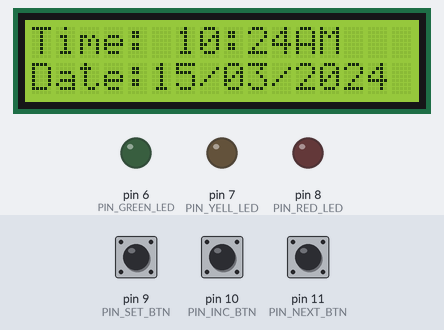
The sketch below on a simulated Arduino Uno, built with avr-gcc and run on an emulated ATmega328P. On the bench: 16×2 character LCD, output pins drawn as LEDs (lit = HIGH). The test bench sets the inputs (shaded band); at power-on: pin 9 (PIN_SET_BTN) HIGH, pin 11 (PIN_NEXT_BTN) HIGH, pin 10 (PIN_INC_BTN) HIGH. The local clock reads 2024-03-15 10:24:30 at power-on unless the sketch sets it; what the sketch prints to the serial monitor is not drawn.

Above: at 3.2 s.
3.3 s: pin 9 (PIN_SET_BTN) pulled LOW for 0.15 s
At 4.01 s:
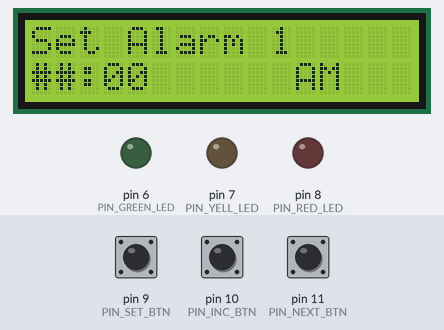
6.1 s: pin 9 (PIN_SET_BTN) pulled LOW for 1 s
At 6.74 s:
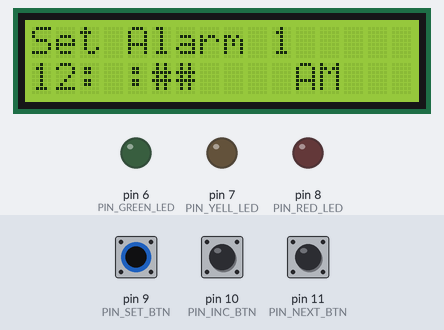
10.1 s: pin 11 (PIN_NEXT_BTN) pulled LOW for 0.15 s
At 10.85 s:
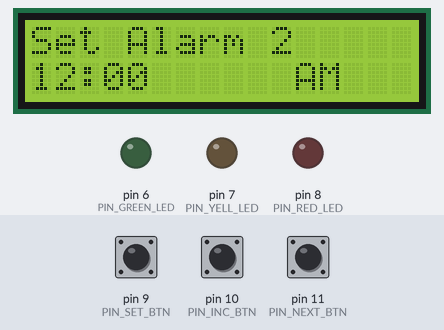
13.2 s: pin 10 (PIN_INC_BTN) pulled LOW for 0.15 s
At 13.58 s:
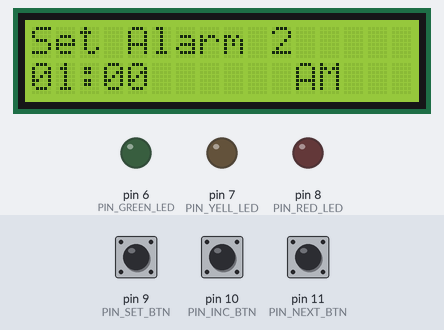
13.9 s: pin 9 (PIN_SET_BTN) pulled LOW for 0.15 s
At 14.95 s:
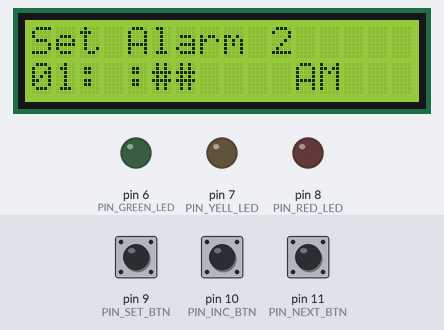
17.0 s: pin 11 (PIN_NEXT_BTN) pulled LOW for 1 s
At 17.68 s:
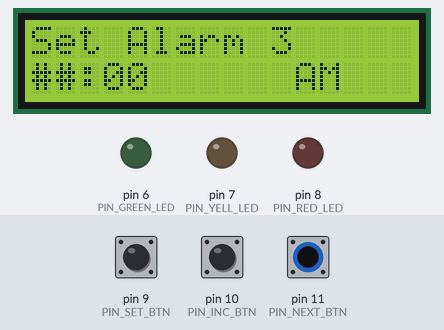
Timing chart, 0 to 20.0 s (numbered marks = the images above; inputs shaded):
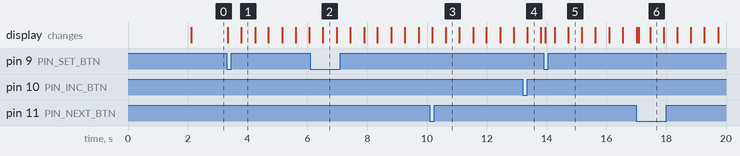

Measured:
- after the input at 3.3 s, the display: first changes at once (image 1 shows a later state)
- after the input at 6.1 s, the display: changes after 0.42 s (image 2)
- after the input at 10.1 s, the display: first changes after 0.07 s (image 3 shows a later state)
- after the input at 13.2 s, the display: changes after 0.16 s (image 4)
- after the input at 13.9 s, the display: changes after 0.06 s (image 5)
- what the display in image 1 shows lasts 0.5 s, from 3.8 s to 4.3 s
- what the display in image 3 shows lasts 0.5 s, from 10.6 s to 11.1 s

The sketch:

Arduino_Alarm_Clock_Using_RTC.ino
```cpp
#include <Wire.h>
#include <EEPROM.h>
#include <RTClib.h>
#include <LiquidCrystal_I2C.h>

// === ALARM MESSAGES ===
const char* alarmMessages[3] = {
  "ALARM 1 - GROUP A",
  "ALARM 2 - GROUP B",
  "ALARM 3 - GROUP C"
};

// === PIN DEFINITIONS ===
#define PIN_BUZZER    13
#define PIN_SET_BTN   9
#define PIN_INC_BTN   10
#define PIN_NEXT_BTN  11
#define PIN_RED_LED   8
#define PIN_YELL_LED  7
#define PIN_GREEN_LED 6

LiquidCrystal_I2C lcd(0x27, 16, 2);
RTC_DS1307 rtc;

#define EEPROM_MAGIC   10
#define EEPROM_H1      11
#define EEPROM_M1      12
#define EEPROM_H2      13
#define EEPROM_M2      14
#define EEPROM_H3      15
#define EEPROM_M3      16

enum AppState { STATE_NORMAL, STATE_SET_TIME, STATE_ALARM_ACTIVE };
enum EditField { FIELD_HOUR, FIELD_MINUTE, FIELD_AMPM };

AppState appState = STATE_NORMAL;
EditField editField = FIELD_HOUR;

// === FIXED: Added missing alarmMinute array ===
uint8_t alarmHour12[3] = {0, 0, 0};
uint8_t alarmMinute[3] = {0, 0, 0};     // ← ADDED THIS LINE
uint8_t alarmIsPM[3] = {0, 0, 0};
uint8_t currentAlarm = 0;

// === BUTTON DEBOUNCE ===
bool lastSetBtn = HIGH, lastIncBtn = HIGH, lastNextBtn = HIGH;
unsigned long lastDebounceTime = 0;
const unsigned long debounceDelay = 200;

// === ALARM TIMING ===
unsigned long alarmStartTime = 0;
uint8_t beepCount = 0;
const unsigned long BEEP_INTERVAL = 1000;
const unsigned long LED_DURATION = 60000;
const unsigned long BEEP_DURATION = 10000;

void setup() {
  Serial.begin(115200);

  pinMode(PIN_SET_BTN, INPUT_PULLUP);
  pinMode(PIN_INC_BTN, INPUT_PULLUP);
  pinMode(PIN_NEXT_BTN, INPUT_PULLUP);
  pinMode(PIN_BUZZER, OUTPUT);
  pinMode(PIN_RED_LED, OUTPUT);
  pinMode(PIN_YELL_LED, OUTPUT);
  pinMode(PIN_GREEN_LED, OUTPUT);

  allLedsOff();

  lcd.init();
  lcd.backlight();
  showSplash();

  Wire.begin();
  if (!rtc.begin()) {
    lcd.clear();
    lcd.print("RTC FAILED!");
    while(1);
  }
  if (!rtc.isrunning()) {
    rtc.adjust(DateTime(__DATE__, __TIME__));
  }

  loadAlarms();
}

void loop() {
  DateTime now = rtc.now();

  if (appState == STATE_ALARM_ACTIVE) {
    handleAlarmAdvanced(now);
    delay(50);
    return;
  }

  checkButtons(now);

  switch(appState) {
    case STATE_NORMAL:
      checkAlarms(now);
      displayTimeDate(now);
      break;

    case STATE_SET_TIME:
      handleSetTime();
      break;
  }

  delay(50);
}

void handleSetTime() {
  if (buttonPressed(PIN_INC_BTN)) {
    if (editField == FIELD_HOUR) {
      alarmHour12[currentAlarm]++;
      if (alarmHour12[currentAlarm] > 12) alarmHour12[currentAlarm] = 1;
    } else if (editField == FIELD_MINUTE) {
      alarmMinute[currentAlarm]++;
      if (alarmMinute[currentAlarm] >= 60) alarmMinute[currentAlarm] = 0;
    } else {  // FIELD_AMPM
      alarmIsPM[currentAlarm] = !alarmIsPM[currentAlarm];
    }
  }

  if (buttonPressed(PIN_SET_BTN)) {
    editField = (EditField)((editField + 1) % 3);
  }

  if (buttonPressed(PIN_NEXT_BTN)) {
    if (currentAlarm < 2) {
      currentAlarm++;
      editField = FIELD_HOUR;
    } else {
      saveAlarms();
      appState = STATE_NORMAL;
    }
  }

  displaySetTime(currentAlarm + 1);
}

void displayTimeDate(DateTime now) {
  static unsigned long lastUpdate = 0;
  if (millis() - lastUpdate < 500) return;
  lastUpdate = millis();

  lcd.clear();

  lcd.setCursor(0, 0);
  lcd.print("Time: ");

  uint8_t hour12 = now.hour() % 12;
  if (hour12 == 0) hour12 = 12;
  print2Digits(hour12);
  lcd.print(":");
  print2Digits(now.minute());

  lcd.setCursor(11, 0);
  if (now.hour() < 12) {
    lcd.print("AM");
  } else {
    lcd.print("PM");
  }

  lcd.setCursor(0, 1);
  lcd.print("Date:");
  print2Digits(now.day());
  lcd.print("/");
  print2Digits(now.month());
  lcd.print("/");
  lcd.print(now.year());
}

uint8_t hour12to24(uint8_t h12, bool isPM) {
  if (h12 == 12) {
    return isPM ? 12 : 0;
  }
  return isPM ? (h12 + 12) : h12;
}

void checkAlarms(DateTime now) {
  static bool alarmTriggered[3] = {false, false, false};

  for (uint8_t i = 0; i < 3; i++) {
    uint8_t alarmHour24 = hour12to24(alarmHour12[i], alarmIsPM[i]);
    if (now.hour() == alarmHour24 && now.minute() == alarmMinute[i] &&
        now.second() == 0 && !alarmTriggered[i]) {
      triggerAlarm(i);
      alarmTriggered[i] = true;
    }
    if (now.second() == 30) alarmTriggered[i] = false;
  }
}

void handleAlarmAdvanced(DateTime now) {
  unsigned long elapsed = millis() - alarmStartTime;

  if (elapsed < BEEP_DURATION) {
    if ((elapsed / BEEP_INTERVAL) != beepCount) {
      beepCount++;
      tone(PIN_BUZZER, 2000, 200);
      Serial.print("Beep #");
      Serial.println(beepCount);
    }
  }

  if (elapsed < LED_DURATION) {
    digitalWrite(PIN_RED_LED,   (currentAlarm == 0) ? HIGH : LOW);
    digitalWrite(PIN_YELL_LED,  (currentAlarm == 1) ? HIGH : LOW);
    digitalWrite(PIN_GREEN_LED, (currentAlarm == 2) ? HIGH : LOW);

    static bool blinkState = true;
    static unsigned long lastBlink = 0;
    if (millis() - lastBlink > 400) {
      blinkState = !blinkState;
      lastBlink = millis();

      lcd.clear();
      if (blinkState) {
        lcd.setCursor(0, 0);
        lcd.print(alarmMessages[currentAlarm]);
        lcd.setCursor(0, 1);
        lcd.print(" TAKE MEDICINE! ");
      }
    }
  } else {
    allLedsOff();
    noTone(PIN_BUZZER);
    appState = STATE_NORMAL;
    beepCount = 0;
  }
}

bool buttonPressed(int pin) {
  bool reading = digitalRead(pin);
  unsigned long nowTime = millis();

  if (reading == LOW && nowTime - lastDebounceTime > debounceDelay) {
    if ((pin == PIN_SET_BTN && lastSetBtn == HIGH) ||
        (pin == PIN_INC_BTN && lastIncBtn == HIGH) ||
        (pin == PIN_NEXT_BTN && lastNextBtn == HIGH)) {

      lastDebounceTime = nowTime;
      if (pin == PIN_SET_BTN) lastSetBtn = LOW;
      if (pin == PIN_INC_BTN) lastIncBtn = LOW;
      if (pin == PIN_NEXT_BTN) lastNextBtn = LOW;

      Serial.print("Button: Pin ");
      Serial.println(pin);
      return true;
    }
  }

  if (digitalRead(PIN_SET_BTN) == HIGH) lastSetBtn = HIGH;
  if (digitalRead(PIN_INC_BTN) == HIGH) lastIncBtn = HIGH;
  if (digitalRead(PIN_NEXT_BTN) == HIGH) lastNextBtn = HIGH;

  return false;
}

void checkButtons(DateTime now) {
  if (appState != STATE_SET_TIME) {
    if (buttonPressed(PIN_SET_BTN)) {
      appState = STATE_SET_TIME;
      currentAlarm = 0;
      editField = FIELD_HOUR;
    }
  }
}

void triggerAlarm(uint8_t alarmNum) {
  currentAlarm = alarmNum;
  appState = STATE_ALARM_ACTIVE;
  alarmStartTime = millis();
  beepCount = 0;
}

void displaySetTime(uint8_t alarmNum) {
  static unsigned long blinkTime = 0;
  static bool cursorVisible = true;

  lcd.clear();
  lcd.setCursor(0, 0);
  lcd.print("Set Alarm ");
  lcd.print(alarmNum);

  lcd.setCursor(0, 1);
  uint8_t displayHour = alarmHour12[currentAlarm];
  if (displayHour == 0) displayHour = 12;
  print2Digits(displayHour);
  lcd.print(":");
  print2Digits(alarmMinute[currentAlarm]);

  lcd.setCursor(11, 1);
  lcd.print(alarmIsPM[currentAlarm] ? "PM" : "AM");

  if (millis() - blinkTime > 400) {
    cursorVisible = !cursorVisible;
    blinkTime = millis();
  }

  if (cursorVisible) {
    if (editField == FIELD_HOUR) {
      lcd.setCursor(0, 1);
      lcd.print("##:");
    } else if (editField == FIELD_MINUTE) {
      lcd.setCursor(3, 1);
      lcd.print(" :##");
    } else {
      lcd.setCursor(11, 1);
      lcd.print("***");
    }
  }
}

void saveAlarms() {
  EEPROM.write(EEPROM_MAGIC, 0xAA);
  for (uint8_t i = 0; i < 3; i++) {
    uint8_t h24 = hour12to24(alarmHour12[i], alarmIsPM[i]);
    EEPROM.write(EEPROM_H1 + i*2, h24);
    EEPROM.write(EEPROM_M1 + i*2, alarmMinute[i]);
  }
}

void loadAlarms() {
  if (EEPROM.read(EEPROM_MAGIC) == 0xAA) {
    for (uint8_t i = 0; i < 3; i++) {
      uint8_t h24 = EEPROM.read(EEPROM_H1 + i*2);
      alarmMinute[i] = EEPROM.read(EEPROM_M1 + i*2);

      if (h24 == 0 || h24 == 12) {
        alarmHour12[i] = 12;
        alarmIsPM[i] = (h24 == 0) ? 0 : 1;
      } else if (h24 > 12) {
        alarmHour12[i] = h24 - 12;
        alarmIsPM[i] = 1;
      } else {
        alarmHour12[i] = h24;
        alarmIsPM[i] = 0;
      }
    }
  }
}

void print2Digits(uint8_t num) {
  if (num < 10) lcd.print('0');
  lcd.print(num);
}

void allLedsOff() {
  digitalWrite(PIN_RED_LED, LOW);
  digitalWrite(PIN_YELL_LED, LOW);
  digitalWrite(PIN_GREEN_LED, LOW);
  digitalWrite(PIN_BUZZER, LOW);
  noTone(PIN_BUZZER);
}

void showSplash() {
  lcd.clear();
  lcd.setCursor(0, 0);
  lcd.print("MEDICINE");
  lcd.setCursor(1, 1);
  lcd.print("REMINDER v5.0");
  delay(2000);
}
```
